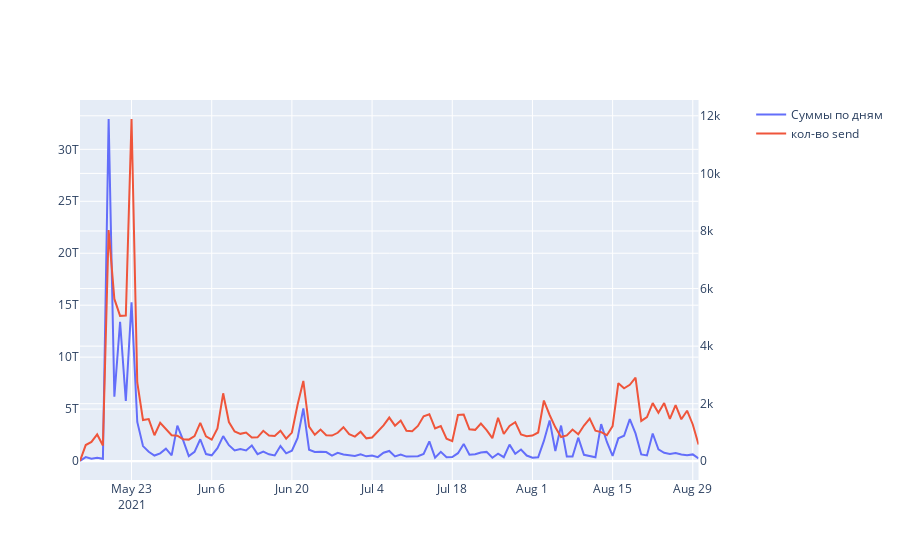
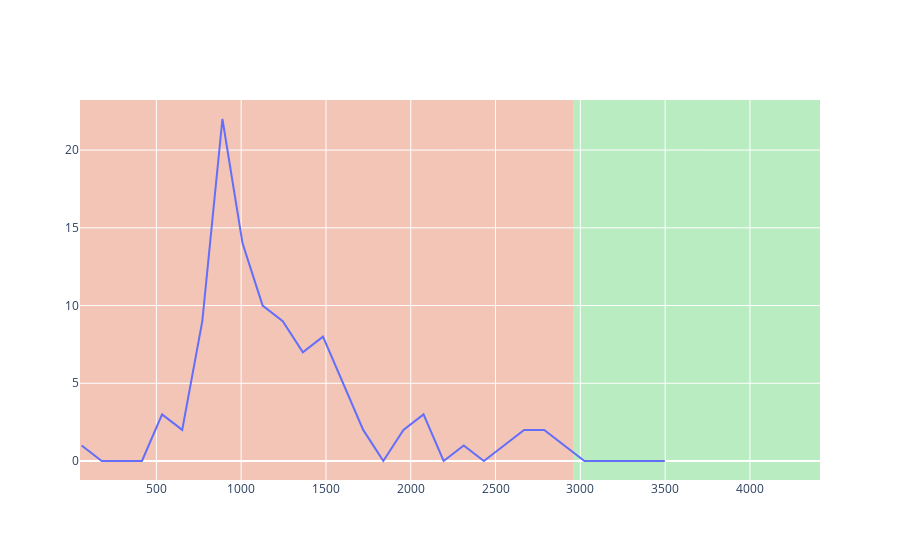
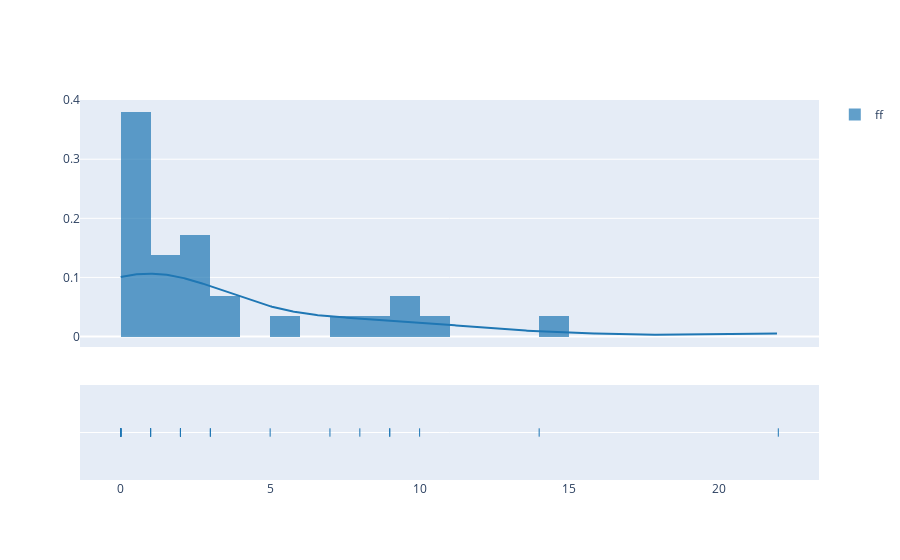

Notebook code cell kept with these figures, in order:
### Code cell
import psycopg2
import plotly
import plotly.graph_objs as go
import plotly.graph_objects as px
from plotly.subplots import make_subplots
from statistics import stdev, mean
import plotly.figure_factory as ff

connection = psycopg2.connect(user="fraud",
                              password="12345",
                              host="127.0.0.1",
                              port="6432")
cursor = connection.cursor("lalala")
cursor.execute(
    "select date_trunc('day',date) as day ,sum((body->>'amount')::decimal),count(date) from messages group by day;")
days = []
sums = []
amounts = []
for row in cursor.fetchall():
    days.append(row[0])
    sums.append(row[1])
    amounts.append(row[2])

fig = make_subplots(specs=[[{"secondary_y": True}]])
fig.add_trace(go.Scatter(x=days, y=sums, name="Суммы по дням"),
              secondary_y=False)
fig.add_trace(go.Scatter(x=days, y=amounts,
                         name="кол-во send"), secondary_y=True)
fig.show()


def split_range(minValue, maxValue, parts):
    length = (maxValue - minValue)/parts
    splits = []
    for i in range(parts):
        splits.append((i*length, (i+1)*length))
    return splits


ranges = split_range(min(amounts)*0.9, max(amounts)*1.1, 30)
x_axis = list(map(lambda s: (s[1]-s[0])/2+s[0], ranges))
values = [0]*len(x_axis)
for value in amounts:
    for r in enumerate(ranges):
        if value > r[1][0] and value <= r[1][1]:
            values[r[0]] = values[r[0]]+1

s = stdev(amounts)
m = mean(amounts)

figdev = go.Figure()
figdev.add_trace(go.Scatter(x=x_axis, y=values, name="", mode="lines"))
figdev.add_vrect(
    x0=m-s, x1=m+s,
    fillcolor="LightSalmon", opacity=0.5,
    layer="below", line_width=0,
)
figdev.add_vrect(
    x0=m+s, x1=m+s*2,
    fillcolor="LightGreen", opacity=0.5,
    layer="below", line_width=0,
)
figdev.show()

fig = ff.create_distplot([values], ['ff'])
fig.show()
